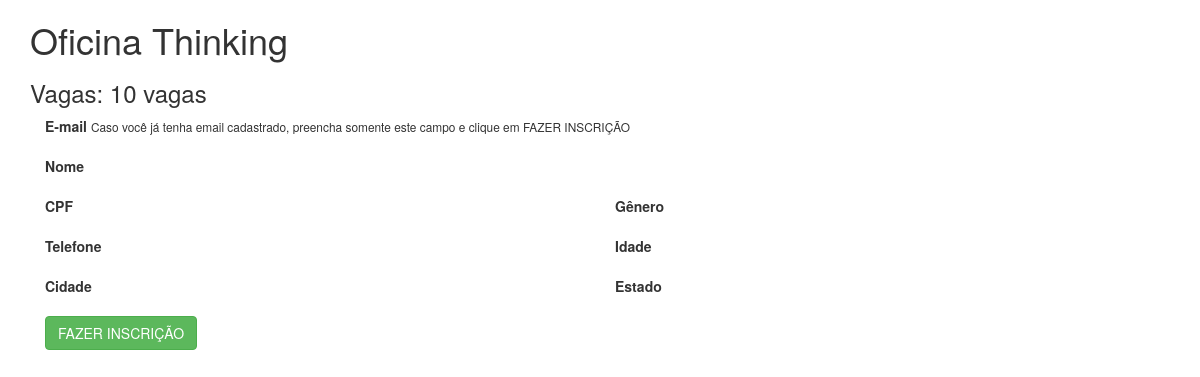
The page /evento/1/inscricao/ on the database as committed earlier.
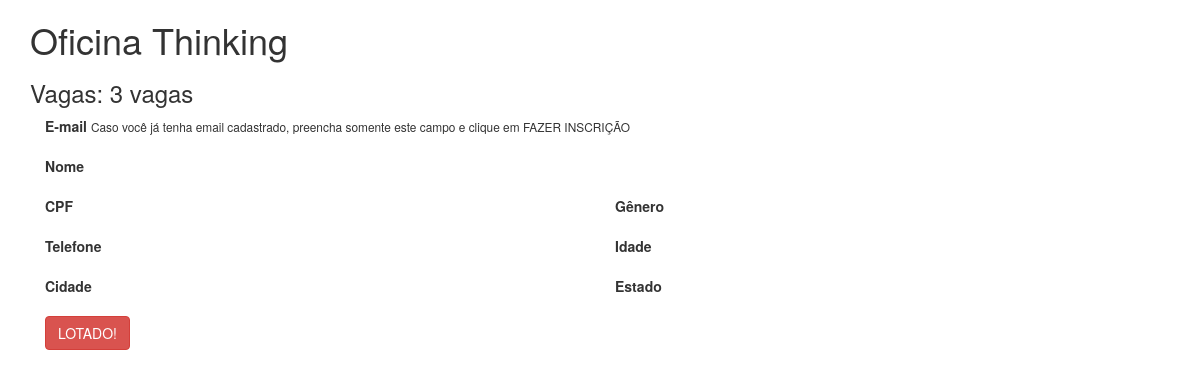
The same page on the database as committed later.
### evento/models.py (models this page shows, shortened)
@python_2_unicode_compatible
class Evento(models.Model):
    nome = models.CharField(max_length=200)
    data = models.DateField()
    local = models.CharField(max_length=200)
    descricao = models.TextField(blank=True)
    horario = models.TimeField()
    vagas = models.PositiveIntegerField()
    organizador = models.CharField(max_length=200)
    email_organizador = models.EmailField()

### evento/views.py (the view, shortened to what this page needs)
# urls.py: url(r'^(?P<id>[0-9]+)/inscricao/$', views.inscricao, name='inscrever_evento'),
def inscricao(request, id):
    evento = get_object_or_404(Evento, id=id)
    formulario = UsuarioForm()
    return render(request, 'evento/inscricao_form.html', {
        'evento': evento,
        'form': formulario,
        })

### evento/templates/evento/inscricao_form.html (shortened to what this page needs)
{% load staticfiles %}
<!DOCTYPE html>
<html>
  <head>
    <link href="{% static 'evento/css/bootstrap.min.css' %}" rel="stylesheet">
  </head>
  <body>
    <div class="container">
        <h1>{{evento.nome}}</h1>
        <h3>Vagas: {{evento.vagas}} vaga{{evento.vagas|pluralize}}</h3>
        <form class="" action="" method="post">
          <div class="form-group col-md-12">
            <label for="">E-mail</label>
            <small>Caso você já tenha email cadastrado, preencha somente este campo e clique em FAZER INSCRIÇÃO</small>
          </div>
          <div class="form-group col-md-12">
            <label for="">Nome</label>
          </div>
          <div class="form-group col-md-6">
            <label for="">CPF</label>
          </div>
          <div class="form-group col-md-6">
            <label for="">Gênero</label>
          </div>
          <div class="form-group col-md-6">
            <label for="">Telefone</label>
          </div>
          <div class="form-group col-md-6">
            <label for="">Idade</label>
          </div>
          <div class="form-group col-md-6">
            <label for="">Cidade</label>
          </div>
          <div class="form-group col-md-6">
            <label for="">Estado</label>
          </div>
          <div class="col-md-12">
            {% if evento.vagas > evento.inscricao_set.all.count %}
              <input type="submit" value="FAZER INSCRIÇÃO" class="btn btn-success"/>
            {% else %}
              <a href="#" class="btn btn-danger">LOTADO!</a>
            {% endif %}
          </div>
        </form>
    </div>
  </body>
</html>

Rows that differ between the two databases and show on the page:
changed Evento "Oficina Thinking": vagas "10" → "3"
Other text that changed with them:
form field value: "FAZER INSCRIÇÃO" → (not shown)
text now shown: "LOTADO!"
